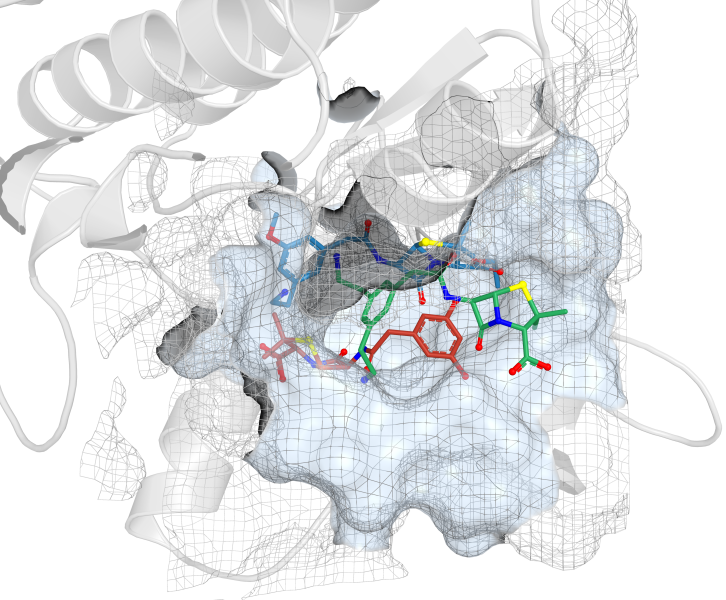
#> input picture paper/experiments/figures_v3/fig_docking_3d.png, 2177 x 1800 px, found by its file name (shown at 1/3 size)
$ python make_toc.py
#> lines starting #> are read from the running program, lines starting #| are printed output that depends on the picture
"""Generate JCIM TOC graphic (3.33 x 1.875 in, 300+ dpi).

Design: horizontal split.
- Left ~55%: horizontal bar chart of unique interaction profiles per method,
  sorted descending. Top-3 methods highlighted; rest gray. Bar labels show
  method name. A small annotation notes the headline finding.
- Right ~45%: docking-pose thumbnail cropped from fig_docking_3d.png,
  overlaid with a short "diversity of interaction profiles" tagline.

Values (from paper Table 2 + SI Table S11):
  Method            Mean unique interaction profiles (n=70)
  Random            307.6
  IMGEP naive       230.8
  IMGEP adaptive    328.3
  Curiosity-IMGEP   331.5
  UCB / Aff-Div     104.6
  Genetic Alg.      218.9
  MAP-Elites        350.3
  Novelty Search    290.7
  NSGA-II           282.4  (mean of per-target reconstructed profile counts)
"""

from pathlib import Path

import matplotlib.image as mpimg
import matplotlib.pyplot as plt
import numpy as np

OUT_DIR = Path("/tmp/acs-review/revision/figures")
OUT_DIR.mkdir(parents=True, exist_ok=True)

DOCKING_IMG = Path("/tmp/acs-review/experiments/figures_v3/fig_docking_3d.png")

METHOD_ROWS = [
    ("MAP-Elites",        350.3,  True),
    ("Curiosity-IMGEP",   331.5,  True),
    ("IMGEP (adaptive)",  328.3, False),
    ("Random",            307.6, False),
    ("Novelty Search",    290.7, False),
    ("NSGA-II",           282.4,  True),
    ("IMGEP (naive)",     230.8, False),
    ("Genetic Alg.",      218.9, False),
    ("Aff-Div (UCB)",     104.6, False),
]

# 3.33 x 1.875 in is the ACS JCIM TOC bound. Render at 600 dpi for print.
FIG_W = 3.33
FIG_H = 1.875
DPI = 600

# Colors
COL_HL = "#1f77b4"    # Blue for QD/IMGEP/NSGA highlighted methods
COL_HL2 = "#2ca02c"   # Green for the top-1 (MAP-Elites)
COL_HL3 = "#d62728"   # Red for NSGA-II (Pareto)
COL_BG = "#b0b0b0"    # Gray for baselines/non-QD


def method_color(name):
    if name == "MAP-Elites":
        return COL_HL2
    if name == "Curiosity-IMGEP":
        return COL_HL
    if name == "NSGA-II":
        return COL_HL3
    return COL_BG


def make_toc():
    fig = plt.figure(figsize=(FIG_W, FIG_H), dpi=DPI)
    # 2 panels: left barchart (~54%), right docking pose (~44%)
    gs = fig.add_gridspec(
        1, 2, width_ratios=[1.15, 1.0],
        left=0.22, right=0.985,   # leave 22% for y-axis method labels
        top=0.86, bottom=0.18,    # room for x-axis label + tagline
        wspace=0.10,
    )

    # ---- Left: horizontal bar chart --------------------------------------
    ax = fig.add_subplot(gs[0, 0])
    ys = np.arange(len(METHOD_ROWS))
    vals = [v for _, v, _ in METHOD_ROWS]
    labels = [n for n, _, _ in METHOD_ROWS]
    colors = [method_color(n) for n, _, _ in METHOD_ROWS]

    ax.barh(ys, vals, color=colors, edgecolor="none", height=0.72)
    ax.invert_yaxis()
    ax.set_yticks(ys)
    ax.set_yticklabels(labels, fontsize=5.0)
    ax.tick_params(axis="y", length=0, pad=1)
    ax.set_xlim(0, 405)
    ax.tick_params(axis="x", labelsize=4.6, length=2, pad=1)
    ax.set_xticks([0, 100, 200, 300, 400])
    ax.set_xlabel("Unique interaction profiles",
                  fontsize=5.2, labelpad=1)
    for side in ("top", "right"):
        ax.spines[side].set_visible(False)
    ax.spines["left"].set_linewidth(0.4)
    ax.spines["bottom"].set_linewidth(0.4)
    ax.grid(axis="x", color="0.85", linewidth=0.3, zorder=0)
    ax.set_axisbelow(True)

    # Annotate top-3 highlighted bars with their values
    for i, (name, v, hl) in enumerate(METHOD_ROWS):
        if hl:
            ax.text(v + 6, i, f"{v:.0f}", fontsize=4.6, va="center",
                    color=colors[i], fontweight="bold")

    # ---- Right: docking-pose thumbnail -----------------------------------
    ax2 = fig.add_subplot(gs[0, 1])
    if DOCKING_IMG.exists():
        img = mpimg.imread(DOCKING_IMG)
#> img is the input picture: shape (1800, 2177, 4) float32; mean R, G, B, A 0.89, 0.898, 0.905, 1
        # Center-crop to roughly square before resizing to panel aspect
        h, w = img.shape[:2]
#> h = 1800; w = 2177
        side = min(h, w)
#> side = 1800
        y0 = (h - side) // 2
#> y0 = 0
        x0 = (w - side) // 2
#> x0 = 188
        cropped = img[y0:y0 + side, x0:x0 + side]
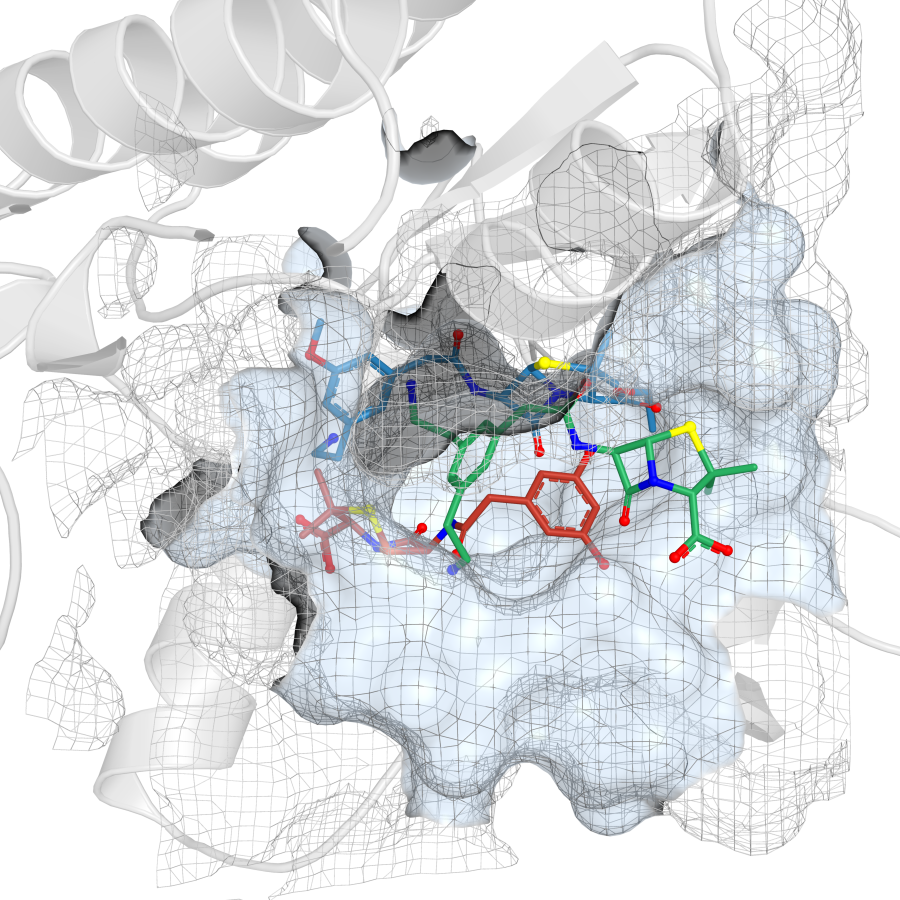
#> cropped: shape (1800, 1800, 4) float32 (shown at 1/2 size); mean R, G, B, A 0.868, 0.878, 0.889, 1; transparent parts drawn white
        ax2.imshow(cropped, aspect="auto")
    ax2.set_xticks([])
    ax2.set_yticks([])
    for side in ("top", "right", "left", "bottom"):
        ax2.spines[side].set_visible(False)

    # Header tagline spanning the whole figure top
    fig.text(
        0.5, 0.955,
        "Diversity-aware search enumerates broader residue-interaction profiles",
        fontsize=5.4, ha="center", va="top", fontweight="bold",
    )

    # Save both PDF (vector-preferred for ACS) and PNG at 600 dpi.
    pdf_path = OUT_DIR / "toc_graphic.pdf"
    png_path = OUT_DIR / "toc_graphic.png"
    tiff_path = OUT_DIR / "toc_graphic.tif"
    fig.savefig(pdf_path)
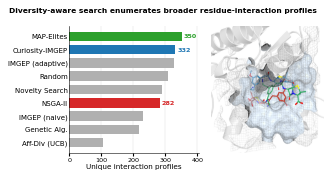
#> figure drawn by matplotlib, 2 panels
    fig.savefig(png_path, dpi=DPI)
    # TIFF at 300 dpi (ACS accepts TIFF; smaller file)
    fig.savefig(tiff_path, dpi=300)
    plt.close(fig)
#> (the run stopped early here; a loop or call above may not have finished)
